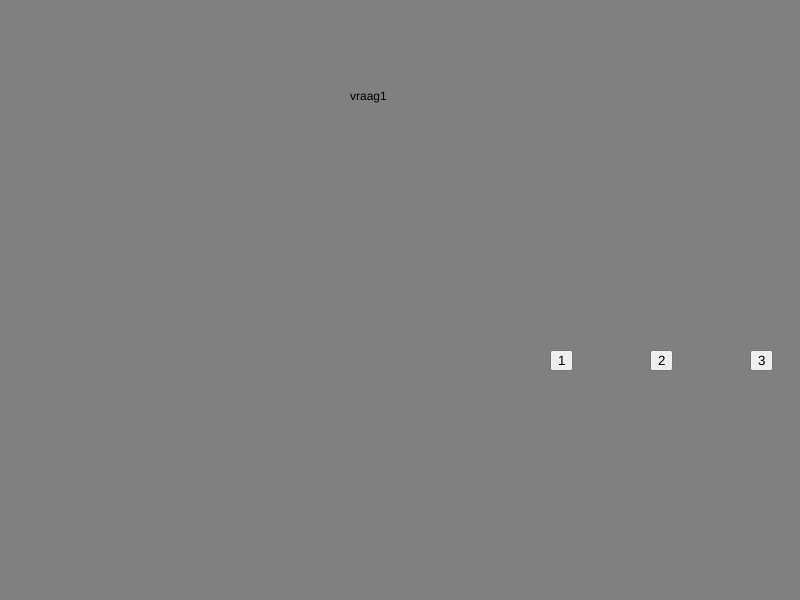
Frame 1 (no input)
Frame 60 (no input): identical to frame 1, image omitted
Frame 120 (the mouse pressed at the canvas centre since frame 60): identical to frame 1, image omitted

The p5.js sketch that drew this single still picture (run headless with seeded random() and noise() and a simulated clock; from frame 60 on, the mouse is pressed at the canvas centre):

// p5.js sketch
// ── sketch.js
let questions = ["vraag1","vraag2","vraag3","vraag4","vraag5","vraag6","vraag7","vraag8","vraag9","vraag10"]
let answers = [["1","2","3","4"],["1","2","3","4"],["1","2","3","4"],["1","2","3","4"],["1","2","3","4"],["1","2","3","4"],["1","2","3","4"],["1","2","3","4"],["1","2","3","4"],["1","2","3","4"]]
let Qnumber = 0
let correct = [0,1,3,2,1,3,2,0,3,1]
let backgroundColor = ["grey", "green", "red"]


function setup() {
  createCanvas(800, 600);
  ActualSetup();
}



function draw() {
  background(backgroundColor[0]);
  if( Qnumber < questions.length){
    text(questions[Qnumber],350,100)
  }
}

function ActualSetup(){
  let button1 = createButton(answers[Qnumber][0])
  button1.position(550,350)
  let button2 = createButton(answers[Qnumber][1])
  button2.position(650,350)
  let button3 = createButton(answers[Qnumber][2])
  button3.position(750,350)
  let button4 = createButton(answers[Qnumber][3])
  button4.position(850,350)
  
  button1.mousePressed(answerA);
  button2.mousePressed(answerB);
  button3.mousePressed(answerC);
  button4.mousePressed(answerD);
}


function answerA() {
  if(correct[Qnumber] == 0)
  {
    backgroundColor = backgroundColor[1]
  }

  Qnumber = Qnumber + 1
}
function answerB() {
    if(correct[Qnumber] == 1)
  {
    backgroundColor = backgroundColor[1]
  }

  Qnumber = Qnumber + 1
}
function answerC() {
    if(correct[Qnumber] == 2)
  {
    backgroundColor = backgroundColor[1]
  }

   Qnumber = Qnumber + 1
}
function answerD() {
    if(correct[Qnumber] == 3)
  {
    backgroundColor = backgroundColor[1]
  }

   Qnumber = Qnumber + 1  
}

//10 vragen bedenken met antwoorden
// score display
